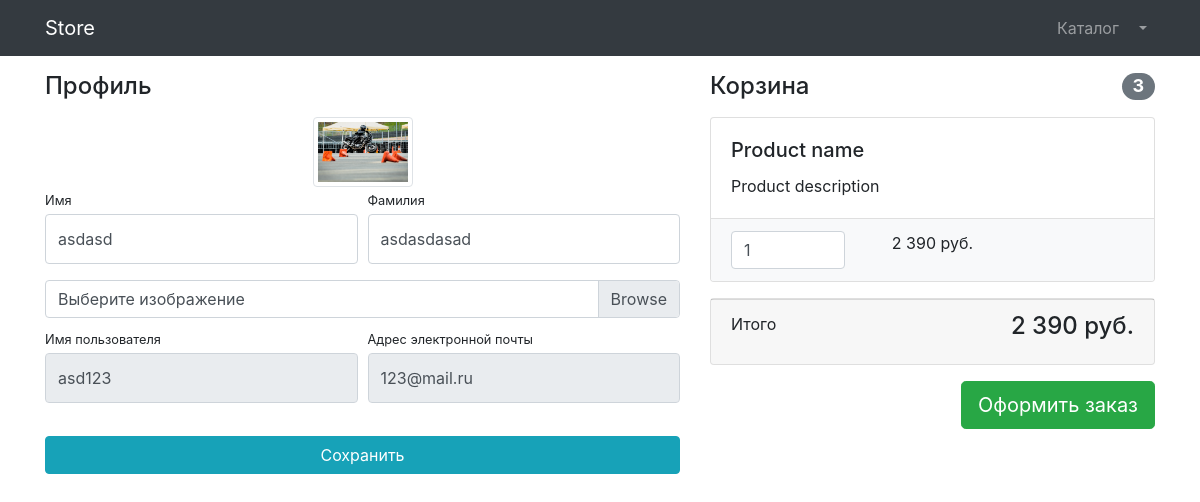
Page /users/profile/ (signed in) on the committed database.
### users/models.py (models this page shows)
class User(AbstractUser):
    image = models.ImageField(upload_to='users_images', null=True, blank=True)

### users/views.py (the view)
# urls.py: path('profile/', profile, name = 'profile'),
def profile(request):
    if request.method == 'POST':
        form = UserProfileForm(instance=request.user, data=request.POST, files=request.FILES)
        if form.is_valid():
            form.save()
            return HttpResponseRedirect(reverse('users:profile'))
        else:
            print(form.errors)
    else:
        form = UserProfileForm(instance=request.user)
    context = {'title': 'Store - Профиль', 'form': form}
    return render(request, 'users/profile.html', context)

### users/forms.py
class UserProfileForm(UserChangeForm):
    first_name = forms.CharField(widget=forms.TextInput(attrs={'class': 'form-control py-4'}))
    last_name = forms.CharField(widget=forms.TextInput(attrs={'class': 'form-control py-4'}))
    image = forms.ImageField(widget=forms.FileInput(attrs={'class': 'custom-file-input'}), required=False)
    username = forms.CharField(widget=forms.TextInput(attrs={'class': 'form-control py-4', 'readonly': True}))
    email = forms.CharField(widget=forms.TextInput(attrs={'class': 'form-control py-4', 'readonly': True}))
    class Meta:
        model = User
        fields = ('first_name', 'last_name', 'image', 'username', 'email')

### users/templates/users/profile.html (shortened to what this page needs)
{% extends 'products/base.html' %}
{% load static %}
{% block css %}
    <link href="{% static 'vendor/css/profile.css' %}" rel="stylesheet">
{% endblock %}
{% block content %}
    <div class="container">
    <div class="row">
        <div class="col-lg-7">
            <h4 class="mt-3 mb-3">Профиль</h4>
            <div class="col-lg-12 text-center">
                <img width="100" height="100"
                     src="{% if user.image %} {{ user.image.url}} {% else %} {% static 'vendor/img/users/default_avatar.jpg' %} {% endif %}"
                     class="img-thumbnail">
            </div>
            <form action="{% url 'users:profile' %}" method="post" enctype="multipart/form-data">
                <div class="form-row">
                    <div class="col-lg-6">
                        <div class="form-group">
                            <label class="small mb-1" for="{{ form.first_name.id_for_label }}">Имя</label>
                            {{ form.first_name }}
                        </div>
                    </div>
                    <div class="col-lg-6">
                        <div class="form-group">
                            <label class="small mb-1" for="{{ form.last_name.id_for_label }}">Фамилия</label>
                            {{ form.last_name }}
                        </div>
                    </div>
                </div>
                <div class="form-row mb-2">
                    <div class="col-lg-12">
                        <div class="custom-file">
                            <label class="custom-file-label" for="{{ form.image.id_for_label }}">Выберите изображение</label>
                        </div>
                    </div>
                </div>
                <div class="form-row">
                    <div class="col-lg-6">
                        <label class="small mb-1" for="{{ form.username.id_for_label }}">Имя пользователя</label>
                        {{ form.username }}
                    </div>
                    <div class="col-lg-6">
                        <label class="small mb-1" for="{{ form.email.id_for_label }}">Адрес электронной
                            почты</label>
                        {{ form.email }}
                    </div>
                </div>
                <div class="form-row">
                    <div class="col-lg-12" style="margin-top: 33px;">
                        <input class="btn btn-info btn-block" type="submit" value="Сохранить">
                    </div>
                </div>
            </form>
        </div>
        <div class="col-lg-5">
            <h4 class="mt-3 mb-3 d-flex justify-content-between align-items-center mb-3">
                Корзина <span class="badge badge-secondary badge-pill">3</span>
            </h4>
            <div class="card mb-3">
                <div class="card-body">
                    <h5 class="card-title">Product name</h5>
                    <p class="card-text">Product description</p>
                </div>
                <ul class="list-group list-group-flush">
                    <li class="list-group-item bg-light">
                        <div class="row text-center">
                            <div class="col-lg-4">
                                <input name="basketID" type="number" class="form-control"
                                       value="1" min="0">
                            </div>
                            <div class="col-lg-4">2 390 руб.</div>
                            <div class="col-lg-4">
                            </div>
                        </div>
                    </li>
                </ul>
            </div>
            <div class="card mb-3">
                <div class="card-footer">
                    <p class="float-left">Итого</p>
                    <h4 class="float-right">2 390 руб.</h4>
                </div>
            </div>
            <a class="btn btn-success btn-lg float-right" href="../orders/order-create.html">
                Оформить заказ
            </a>
        </div>
    </div>
</div>
{% endblock %}

### rows in the picture
User: image (picture), first_name "asdasd", last_name "asdasdasad", username "asd123", email "123@mail.ru"
